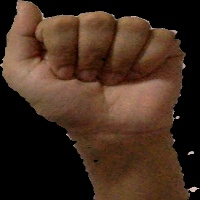
#> input picture TrainData2/A_100.jpg, 200 x 200 px, given in place of the camera
$ python trainer.py   (older library calls are emulated)
#> lines starting #> are read from the running program, lines starting #| are printed output that depends on the picture; after the words box and inside, x2 and y2 are one past the last pixel; in counts of white or black regions, pixels touching at a corner belong together
### util.py
import cv2
import numpy as np
import svm_train as st
import subprocess
import math
import random

# get the screen res
# [4 lines left out: function get_screen_res, not called in this run]


# Get the biggest Controur
def getMaxContour(contours, minArea=200):
    maxC = None
    maxArea = minArea
    for cnt in contours:
        area = cv2.contourArea(cnt)
        if (area > maxArea):
            maxArea = area
            maxC = cnt
    return maxC


# [39 lines left out: functions getContourBiggerThan, getGestureImg, getSlope, getDist, not called in this run]

### trainer.py
import cv2
import numpy as np
import util as ut

cam=int(raw_input("Enter Camera Index : "))
#> the answer given: 3
cap=cv2.VideoCapture(cam)
train_folder=raw_input("Enter Train Folder name : ")
#> the answer given: TrainData2
i=1
j=1
name=""

while(cap.isOpened()):
	_,img=cap.read()
#> img is the input picture: shape (200, 200, 3); mean B, G, R 30.6, 44.3, 66.4
	gray=cv2.cvtColor(img,cv2.COLOR_BGR2GRAY)
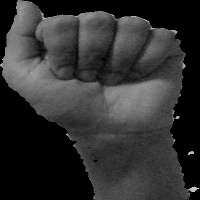
#> gray: shape (200, 200); min 0, max 207, mean 49.3
	ret,th1 = cv2.threshold(gray.copy(),130,255,cv2.THRESH_BINARY)
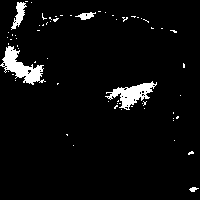
#> th1: shape (200, 200); 4.6% white; 65 white regions (60 under 20 px)
	_,contours,hierarchy = cv2.findContours(th1.copy(),cv2.RETR_EXTERNAL, 2)
#> contours = 65 contours, 61 with area under 20; largest, box (x1, y1, x2, y2) and area: (0, 46, 46, 85) 626, (105, 81, 157, 110) 544, (11, 2, 27, 30) 159, (75, 12, 96, 20) 66
	cnt=ut.getMaxContour(contours,4000)
#> the loop in getMaxContour, `for cnt in contours:` made 65 passes
#> area on passes 22, 30: 543.5, 625.5
#> after the loop in getMaxContour, `for cnt in contours:`: maxArea = 4000
	if cnt!=None:
		x,y,w,h = cv2.boundingRect(cnt)
		imgT=img[y:y+h,x:x+w]
		imgT=cv2.bitwise_and(imgT,imgT,mask=th1[y:y+h,x:x+w])
		imgT=cv2.resize(imgT,(200,200))
		cv2.imshow('Trainer',imgT)
	cv2.imshow('Frame',img)
	cv2.imshow('Thresh',th1)
	k = 0xFF & cv2.waitKey(10)
#> (key Esc is pressed here)
	if k == 27:
		break
	if k == ord('s'):
		name=str(i)+"_"+str(j)+".jpg"
		cv2.imwrite(train_folder+'/'+name,imgT)
		if(j<40):
			j+=1
		else:
			while(0xFF & cv2.waitKey(0)!=ord('n')):
				j=1
			j=1
			i+=1


cap.release()
cv2.destroyAllWindows()

$ run again, on TrainData2/A_101.jpg
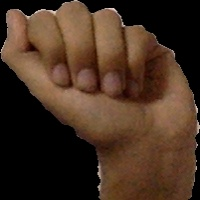
#> input picture TrainData2/A_101.jpg, 200 x 200 px, given in place of the camera
#> img is the input picture: shape (200, 200, 3); mean B, G, R 33.6, 48.9, 70.9
#> `gray=cv2.cvtColor(img,cv2.COLOR_BGR2GRAY)`:
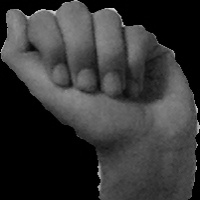
#> gray: shape (200, 200); min 0, max 219, mean 53.7
#> `ret,th1 = cv2.threshold(gray.copy(),130,255,cv2.THRESH_BINARY)`:
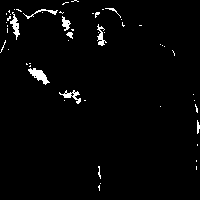
#> th1: shape (200, 200); 2.2% white; 53 white regions (43 under 20 px)
#> contours = 53 contours, 47 with area under 20; largest, box (x1, y1, x2, y2) and area: (28, 68, 50, 85) 134, (10, 12, 20, 40) 80, (59, 90, 81, 104) 80, (97, 24, 107, 46) 56, (62, 16, 71, 31) 54, (23, 9, 58, 19) 36
#> the loop in getMaxContour, `for cnt in contours:` made 53 passes
#> area on passes 14, 15, 33, 37, 44, 48: 79.5, 134.5, 55.5, 53.5, 80.5, 36.5
#> after the loop in getMaxContour, `for cnt in contours:`: maxArea = 4000
